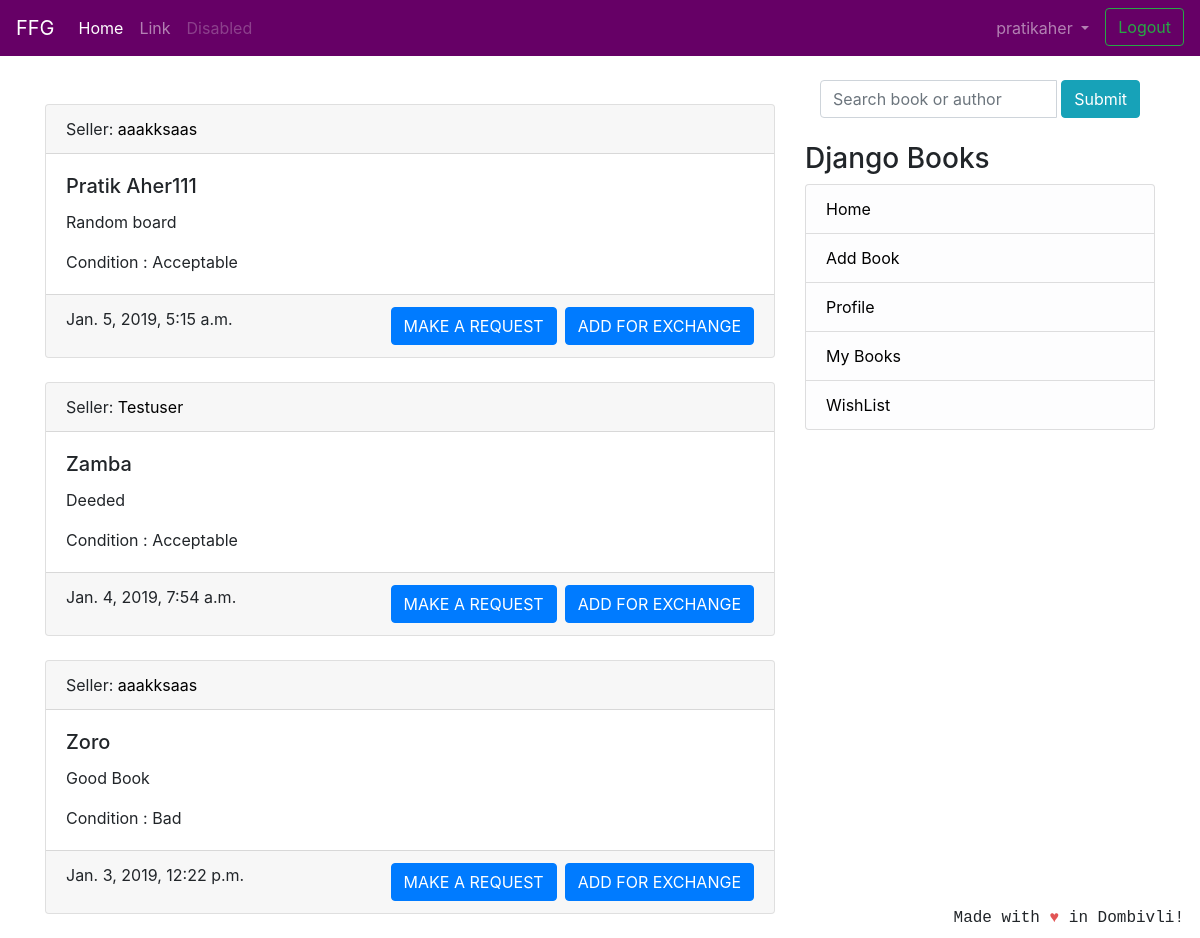
The app's page / (signed in), older data.
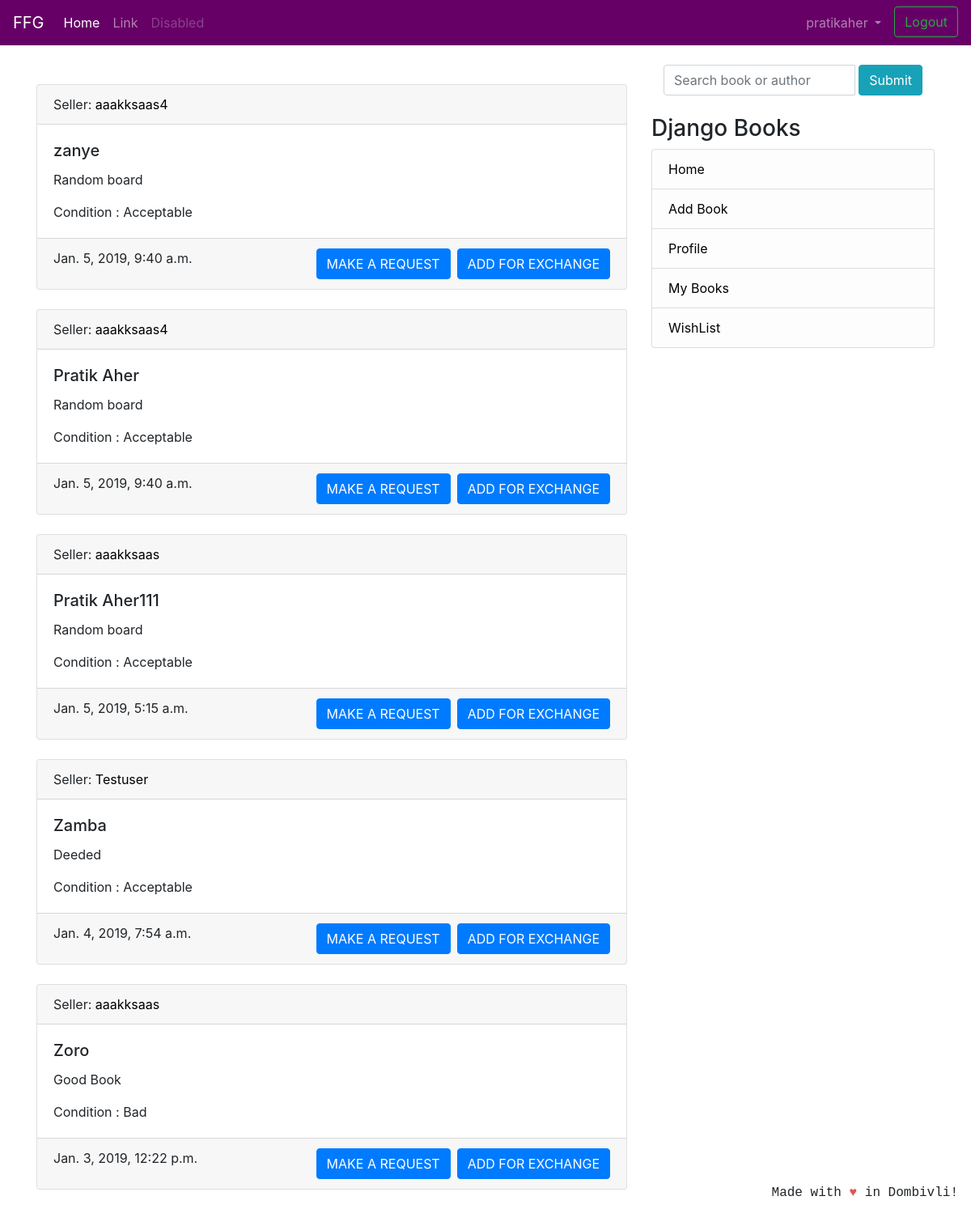
The same page, newer data.
### coreapp/models.py (models this page shows, shortened)
class Book(models.Model):
    user = models.ForeignKey(User, on_delete=models.CASCADE, null=True)
    book_name = models.CharField(max_length=100)
    description = models.CharField(max_length=2000)
    image = models.ImageField(null=True, blank=True, upload_to="book_images/")
    price = models.IntegerField()
    condition = models.CharField(
        max_length=100, choices=CONITION_CHOICES, default='Acceptable')
    created_at = models.DateTimeField(auto_now_add=True)
    class Meta:
        verbose_name = 'Book'
        verbose_name_plural = 'Books'

### coreapp/views.py (the view)
# urls.py: path('', views.BookListView.as_view(), name='list_entries'),
class BookListView(LoginRequiredMixin,generic.ListView):
    model = Book
    template_name = 'list_entries.html'
    context_object_name = 'books'
    paginate_by = 15
    def get_queryset(self):
        return Book.objects.exclude(user=self.request.user).order_by('-created_at')

### templates/list_entries.html (shortened to what this page needs)
{% extends 'base.html' %}
{% load static %}
{% block stylesheet %}
  <link rel="stylesheet" href="{% static 'css/search.css' %}">
{% endblock %}
{% block search %}
<div class="container">
  <div class="col-md-17">
<form class="navbar-form" method="GET" action="{% url 'searchapp:search' %}">
  <div class="input-group add-on">
    <input class="form-control" placeholder="Search book or author" name="search" id="search" type="text">
    <div class="ml-1 input-group-btn">
      <button class="btn btn-info" type="submit" >Submit</button>
    </div>
  </div>
</form>
</div>
</div>
{% endblock %}
{% block content %}
<br/>
{% if books %}
    {% for book in books %}
    <div class="card text-left">
      <div class="card-header">
        Seller: <a href="{% url 'coreapp:userbooksforuser' book.user %}" style="color:black">{{ book.user.username }}</a>
      </div>
      <div class="card-body">
        <h5 class="card-title">{{ book.book_name }}</h5>
        <p class="card-text">{{ book.description }}</p>
        <p class="card-text">Condition : {{ book.condition }} </p>
      </div>
      <div class="card-footer text-mutxed">
        {{ book.created_at }} <a href="{% url 'wishlist:add_to_list' book.id %}" class="btn btn-primary float-right">ADD FOR EXCHANGE</a>
        <a href="{% url 'transaction:add_request' book.id %}" class="btn btn-primary mr-2 float-right">MAKE A REQUEST</a>
      </div>
    </div>
  {% endfor %}
  {% else %}
  <h2 align="center">No Relevant Books Found !</h2>
  {% endif %}
{% endblock %}

Row changes from the older to the newer data that the page shows:
added Book: user.username "aaakksaas4", book_name "zanye", description "Random board", condition "Acceptable", created_at "Jan. 5, 2019, 9:40 a.m."
added Book: user.username "aaakksaas4", book_name "Pratik Aher", description "Random board", condition "Acceptable", created_at "Jan. 5, 2019, 9:40 a.m."
